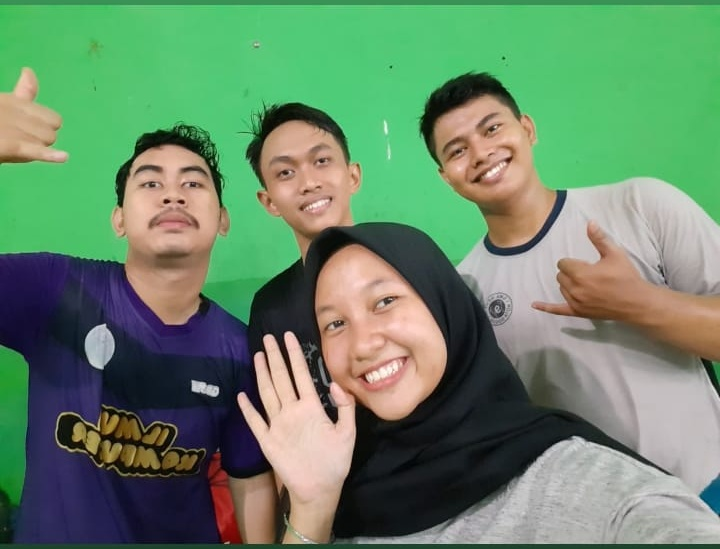
#> input picture face_detection/IMG4.jpg, 720 x 549 px
$ python face_detect.py
#> lines starting #> are read from the running program, lines starting #| are printed output that depends on the picture; after the words box and inside, x2 and y2 are one past the last pixel; in counts of white or black regions, pixels touching at a corner belong together
#Import Library OpenCV
import cv2

#Membuka file cascade.xml
face_cascade = cv2.CascadeClassifier('haarcascade_frontalface_default.xml')

#Membaca input foto
img = cv2.imread('IMG4.jpg')
#> img is the input picture: shape (549, 720, 3); mean B, G, R 104.6, 134.7, 104.3

#Konversi kedalam greyscale
gray = cv2.cvtColor(img, cv2.COLOR_BGR2GRAY)
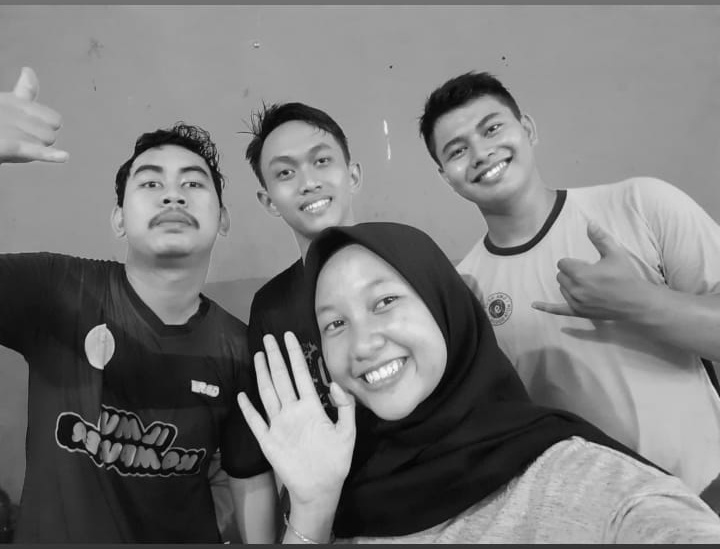
#> gray: shape (549, 720); min 1, max 250, mean 122.2

#Deteksi wajah
faces = face_cascade.detectMultiScale(gray, 1.25, 4)
#> faces = [[252, 123, 107, 107], [113, 135, 117, 117], [288, 254, 152, 152]]

#Kotak Persegi
for (x, y, w, h) in faces:
	cv2.rectangle(img, (x,y), (x+w, y+h), (0,0,255), 2)
#> this loop made 3 passes
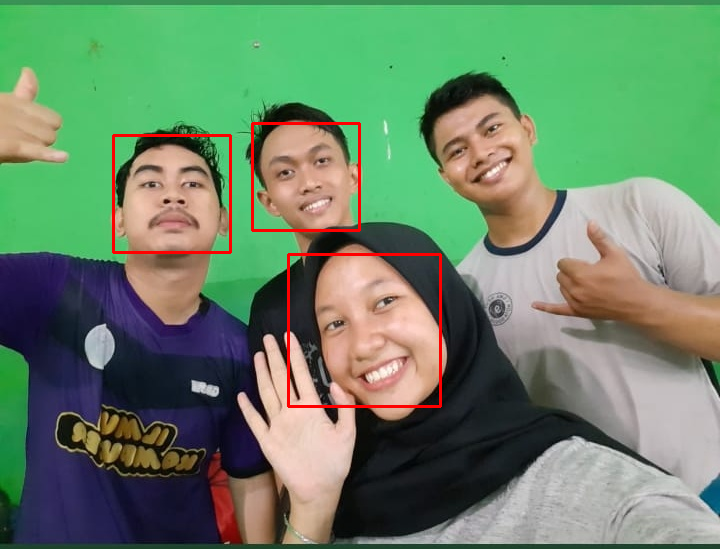
#> img: shape (549, 720, 3); 1.14% of pixels changed, all inside (x1, y1, x2, y2) = (112, 122, 442, 408)

#Output
cv2.imshow('img', img)
cv2.waitKey()
